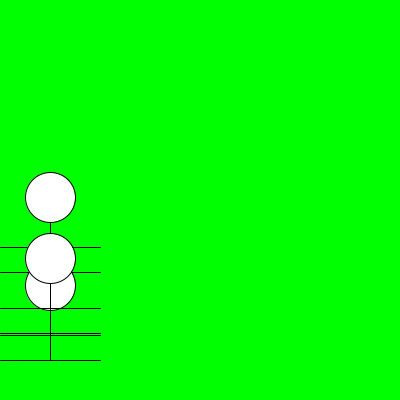
Frame 1 (no input)
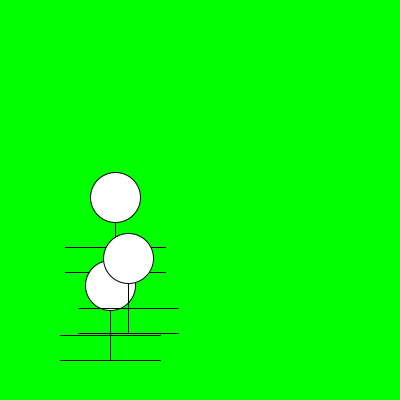
Frame 60 (the mouse pressed at the canvas centre just before this capture)
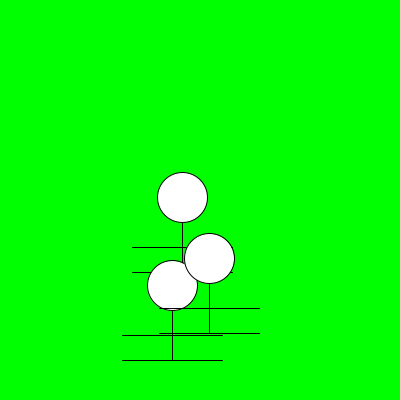
Frame 120 (the mouse held since frame 60 and released just before this capture)

The Processing sketch that drew these frames (run headless with seeded random() and noise(); from frame 60 on, the mouse is pressed at the canvas centre):

// Processing sketch: aula11_grupo2_exercicio03
// ── aula11_grupo2_exercicio03.pde
//STICKMAN
Desenho d1 = new Desenho();//alias, réplice, clone
Desenho d2 = new Desenho();
Desenho d3 = new Desenho();
void setup(){size(400,400);}

void draw(){
  background(0,255,0);
//stickman();
d1.rabisco();
d2.rabisco();
d3.rabisco();
d1.animacao();
d2.animacao();
d3.animacao();
}

// ── stickman.pde
//programação orientada a objectos
class Desenho {
  //construtor
  float posX, posY;
  float velocidade;
  Desenho() {
    posX=50;
    posY=random(10, 300);
    velocidade=random(0.1,4);
  }
  //desenho grafico
  void rabisco() {
    line(posX, posY, posX, posY+75); //tronco
    line(posX-50, posY+50, posX+50, posY+50); //braços
    line(posX-50, posY+75, posX+50, posY+75); // pernas
    ellipse(posX, posY, 50, 50); //cabeça
  }
  //animações
  void animacao() {
    posX=posX+velocidade;
    if(posX>400){
      posX=0;
    }
  }
  //interactividade
}
void stickman() {

  //desenho
  ellipse(50, 25, 50, 50);
  line(50, 50, 50, 100); //tronco
  line(0, 75, 100, 75); //braços
  line(0, 100, 100, 100); // pernas
}
